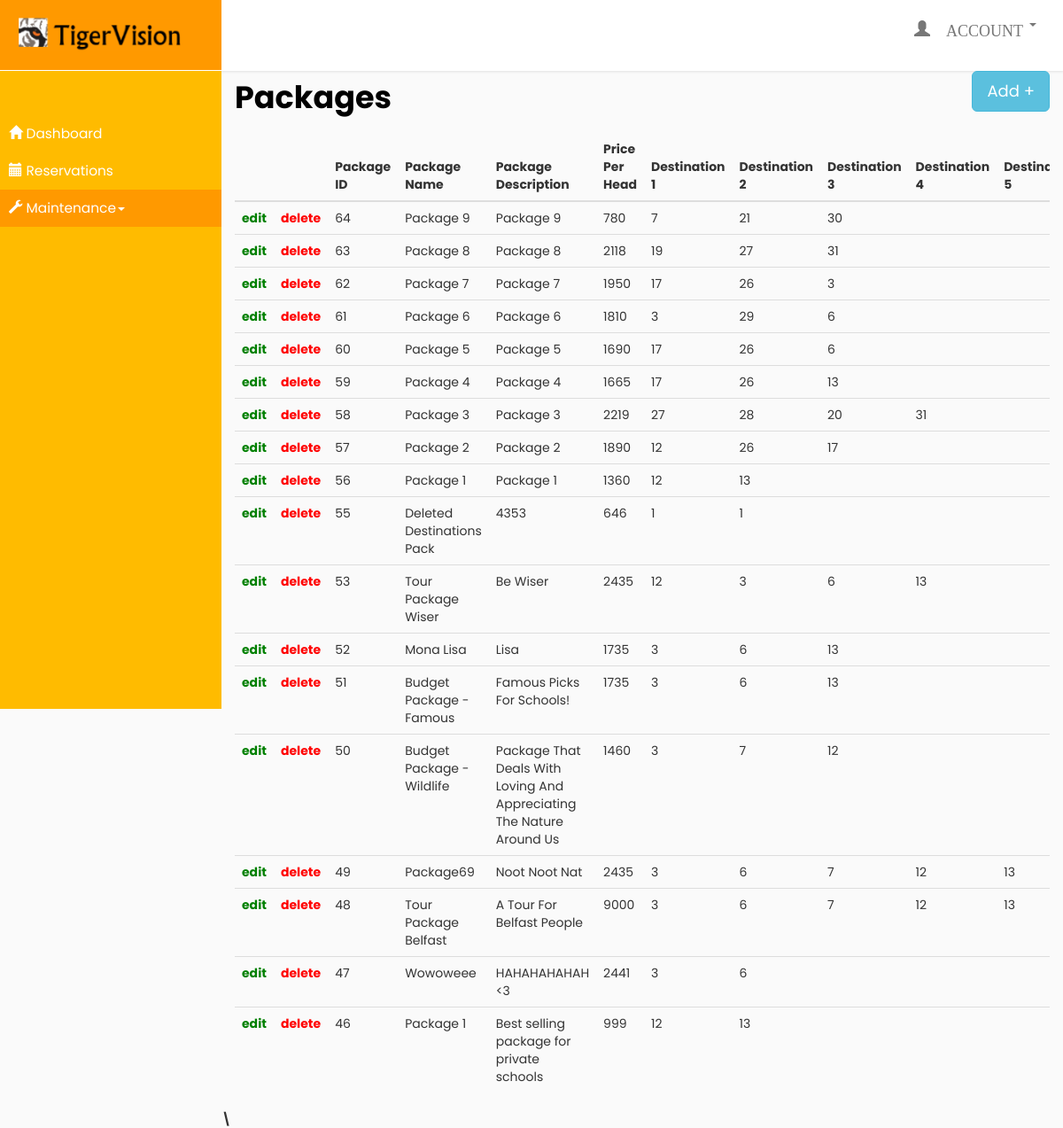
Page /admin/TVCreateYourOwnPackage.php on the committed database.
### tables this page shows
CREATE TABLE `tbl_tourpackage` (
  `package_ID` int(11) NOT NULL,
  `package_name` varchar(25) NOT NULL,
  `package_pricePerHead` double NOT NULL,
  `package_description` varchar(255) NOT NULL,
  `package_destination1` int(11) DEFAULT NULL,
  `package_destination2` int(11) DEFAULT NULL,
  `package_destination3` int(11) DEFAULT NULL,
  `package_destination4` int(11) DEFAULT NULL,
  `package_destination5` int(11) DEFAULT NULL,
  `package_purgeFlag` tinyint(1) NOT NULL DEFAULT '1',
  `package_type` varchar(20) DEFAULT 'tour package'
);

### admin/TVCreateYourOwnPackage.php (the view, shortened to what this page needs)
<!DOCTYPE html>
<html>
    <head>
        <link rel="stylesheet" href="css/bootstrap.min.css">
        <link rel="stylesheet" href="admincss/TVAdminSideBar.css">
        <link rel="stylesheet" href="https://cdnjs.cloudflare.com/ajax/libs/malihu-custom-scrollbar-plugin/3.1.5/jquery.mCustomScrollbar.min.css">
    </head>
    <body style="overflow: hidden;">
        <div class="wrapper" >
            <nav id="sidebar">
                <div class="sidebar-header">
                     <img src="images/headerLogo.png">
                </div>
                <ul class="list-unstyled components">
                    <p></p>
                    <li >
                        <a href="#homeSubmenu" >
                            <i class="glyphicon glyphicon-home"></i>
                            Dashboard
                        </a>
                    </li>
                    <li>
                        <a href="TVAdminReservations.php">
                        <i class="glyphicon glyphicon-calendar"></i>
                        Reservations</a>
                    </li>
                    <li class="active">
                        <a href="#pageSubmenu" data-toggle="collapse" aria-expanded="false">
                        <i class="glyphicon glyphicon-wrench"></i>
                        Maintenance<span class="caret" ></span></a>
                    </li>
                </ul>
            </nav>
            <nav class="navbar navbar-default">
                    <div class="container-fluid">
                        <div class="collapse navbar-collapse" id="bs-example-navbar-collapse-1">
                            <ul class="nav navbar-nav navbar-right">
                                <li class="dropdown" >
                                    <a style="height: 80px;   font-size:18px; font-family: Arial;" class="dropdown-toggle" data-toggle="dropdown" href="#"><span class="glyphicon glyphicon-user" style="top:8px;"> ACCOUNT</span>
                                    <span class="caret"></span></a>
                                </li>
                            </ul>
                        </div>
                    </div>
                </nav>
            <div id="content" style="overflow: hidden;">
                <?php
                $result = mysqli_query($mysqli, "SELECT * FROM tbl_tourpackage ORDER BY package_ID DESC");
                ?>
                <div class="container" style="width:100%">
                    <p style="font-size: 35px; color: #000;">
                        <strong>Packages</strong>
                        <button type="button" class="btn btn-info btn-lg pull-right" data-toggle="modal" data-target="#modalAddPackages">Add  +</button>
                    </p>
                    <div class="table-responsive" >
                        <table class="table table-hover">
                            <thead>
                                <tr>
                                    <th></th>
                                    <th></th>
                                    <th>Package ID</th>
                                    <th>Package Name</th>
                                    <th>Package Description</th>
                                    <th>Price Per Head</th>
                                    <th>Destination 1</th>
                                    <th>Destination 2</th>
                                    <th>Destination 3</th>
                                    <th>Destination 4</th>
                                    <th>Destination 5</th>
                                </tr>
                            </thead>
                            <tbody>
                                <?php
                                    while($res = mysqli_fetch_array($result))
                                    {
                                        echo "<tr>";
                                        echo "<td><span data-placement=top data-toggle=tooltip style='color:green;'>
                                                  <a href=#?thisid=$res[package_ID] data-toggle=modal data-target=#modalEditReservation><strong>edit</a></span></td>" ;
                                        echo "<td style='color:red;'>
                                                  <a href=#d data-toggle=modal data-target=#modalEditReservation><strong>delete</a></td>";
                                        echo "<td>".$res['package_ID']."</td>";
        echo "<td>".$res['package_name']."</td>";
        echo "<td>".$res['package_description']."</td>";
        echo "<td>".$res['package_pricePerHead']."</td>";
        echo "<td>".$res['package_destination1']."</td>";
        echo "<td>".$res['package_destination2']."</td>";
        echo "<td>".$res['package_destination3']."</td>";
        echo "<td>".$res['package_destination4']."</td>";
        echo "<td>".$res['package_destination5']."</td>";
                                    }
                                  ?>
                            </tbody>
                        </table>
                    </div>
                </div>
                <div class="modal fade" id="modalAddPackages" role="dialog">
                    <div class="modal-dialog modal-lg">
                        <div class="modal-content">
                            <div class="modal-body">
                                <form method="post" name="form1" id="prevsub">
                                <table width="25%" border="0">
                                    <div class="form-group">
                                        <strong><input type="submit" name="btnAddRecord" value="Add" class="form-control">
                                    </div>
                                </table>
                            </form>
                            </div>
                        </div>
                    </div>
                </div>
                \
            </div>
        </div>
    </body>
</html>

### admin/admincss/TVAdminSideBar.css (style rules this page uses)
body { font-family: 'Poppins', sans-serif; background: #fafafa; }
p { font-family: 'Poppins', sans-serif; font-size: 1.1em; font-weight: 300; line-height: 1.7em; color: #999; }
a, a:hover, a:focus { color: inherit; text-decoration: none; transition: all 0.3s; }
.navbar { height:80px; background: #fff; border: none; border-radius: 0; margin-bottom: 40px; box-shadow: 1px 1px 3px rgba(0, 0, 0, 0.1); }
#sidebar { width: 250px; position: fixed; top: 0; left: 0; height: 100vh; z-index: 999; background: #ffbb00; color: #fff; transition: all 0.3s; }
#sidebar .sidebar-header { padding: 20px; background: #ff9900; height: 80px; border-bottom: 1px solid #fff; }
#sidebar ul.components { padding: 20px 0; border-bottom: 1px solid #ffbb00; }
#sidebar ul p { color: #fff; padding: 10px; }
#sidebar ul li a { padding: 10px; font-size: 1.1em; display: block; }
#sidebar ul li.active > a, a[aria-expanded="true"] { color: #fff; background: #ff9900; }
a[data-toggle="collapse"] { position: relative; }
a[aria-expanded="false"]::before, a[aria-expanded="true"]::before { display: block; position: absolute; right: 20px; font-family: 'Glyphicons Halflings'; font-size: 0.6em; }
#content { width: calc(100% - 250px); min-height: 100vh; transition: all 0.3s; position: absolute; top: 0; right: 0; margin-top: 80px; }

### rows in the picture
tbl_tourpackage: package_ID "64", package_name "Package 9", package_description "Package 9", package_pricePerHead "780", package_destination1 "7", package_destination2 "21", package_destination3 "30"
tbl_tourpackage: package_ID "63", package_name "Package 8", package_description "Package 8", package_pricePerHead "2118", package_destination1 "19", package_destination2 "27", package_destination3 "31"
tbl_tourpackage: package_ID "62", package_name "Package 7", package_description "Package 7", package_pricePerHead "1950", package_destination1 "17", package_destination2 "26", package_destination3 "3"
tbl_tourpackage: package_ID "61", package_name "Package 6", package_description "Package 6", package_pricePerHead "1810", package_destination1 "3", package_destination2 "29", package_destination3 "6"
tbl_tourpackage: package_ID "60", package_name "Package 5", package_description "Package 5", package_pricePerHead "1690", package_destination1 "17", package_destination2 "26", package_destination3 "6"
tbl_tourpackage: package_ID "59", package_name "Package 4", package_description "Package 4", package_pricePerHead "1665", package_destination1 "17", package_destination2 "26", package_destination3 "13"
tbl_tourpackage: package_ID "58", package_name "Package 3", package_description "Package 3", package_pricePerHead "2219", package_destination1 "27", package_destination2 "28", package_destination3 "20", package_destination4 "31"
tbl_tourpackage: package_ID "57", package_name "Package 2", package_description "Package 2", package_pricePerHead "1890", package_destination1 "12", package_destination2 "26", package_destination3 "17"
tbl_tourpackage: package_ID "56", package_name "Package 1", package_description "Package 1", package_pricePerHead "1360", package_destination1 "12", package_destination2 "13"
tbl_tourpackage: package_ID "55", package_name "Deleted Destinations Pack", package_description "4353", package_pricePerHead "646", package_destination1 "1", package_destination2 "1"
tbl_tourpackage: package_ID "53", package_name "Tour Package Wiser", package_description "Be Wiser", package_pricePerHead "2435", package_destination1 "12", package_destination2 "3", package_destination3 "6", package_destination4 "13"
tbl_tourpackage: package_ID "52", package_name "Mona Lisa", package_description "Lisa", package_pricePerHead "1735", package_destination1 "3", package_destination2 "6", package_destination3 "13"
tbl_tourpackage: package_ID "51", package_name "Budget Package - Famous", package_description "Famous Picks For Schools!", package_pricePerHead "1735", package_destination1 "3", package_destination2 "6", package_destination3 "13"
tbl_tourpackage: package_ID "50", package_name "Budget Package - Wildlife", package_description "Package That Deals With Loving And Appreciating The Nature Around Us", package_pricePerHead "1460", package_destination1 "3", package_destination2 "7", package_destination3 "12"
tbl_tourpackage: package_ID "49", package_name "Package69", package_description "Noot Noot Nat", package_pricePerHead "2435", package_destination1 "3", package_destination2 "6", package_destination3 "7", package_destination4 "12", package_destination5 "13"
tbl_tourpackage: package_ID "48", package_name "Tour Package Belfast", package_description "A Tour For Belfast People", package_pricePerHead "9000", package_destination1 "3", package_destination2 "6", package_destination3 "7", package_destination4 "12", package_destination5 "13"
tbl_tourpackage: package_ID "47", package_name "Wowoweee", package_description "HAHAHAHAHAH <3", package_pricePerHead "2441", package_destination1 "3", package_destination2 "6"
tbl_tourpackage: package_ID "46", package_name "Package 1", package_description "Best selling package for private schools", package_pricePerHead "999", package_destination1 "12", package_destination2 "13"
